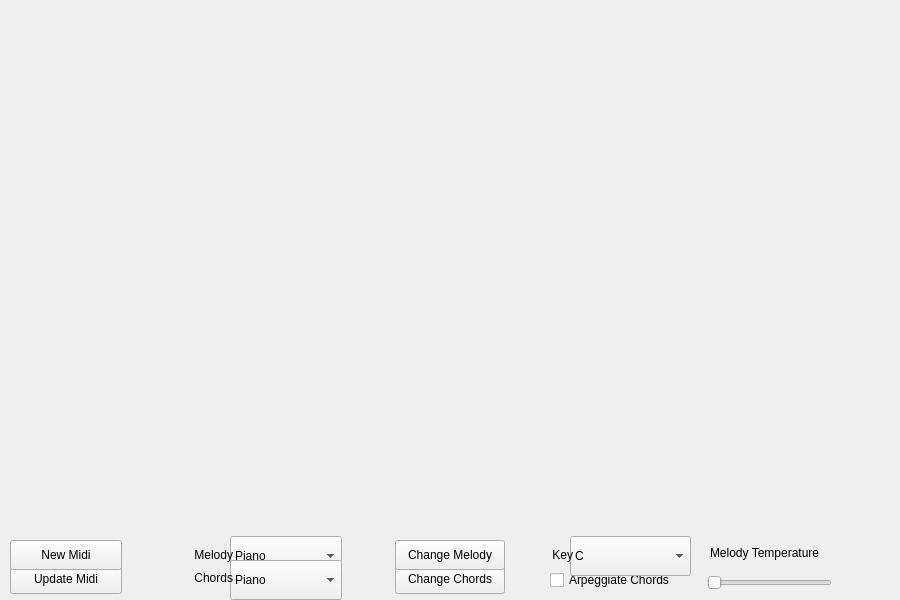
<?xml version="1.0" encoding="UTF-8"?>
<ui version="4.0">
 <class>MainWindow</class>
 <widget class="QMainWindow" name="MainWindow">
  <property name="geometry">
   <rect>
    <x>0</x>
    <y>0</y>
    <width>900</width>
    <height>600</height>
   </rect>
  </property>
  <property name="focusPolicy">
   <enum>Qt::StrongFocus</enum>
  </property>
  <property name="windowTitle">
   <string>MainWindow</string>
  </property>
  <widget class="QWidget" name="centralwidget">
   <widget class="QPushButton" name="newChords">
    <property name="geometry">
     <rect>
      <x>395</x>
      <y>564</y>
      <width>110</width>
      <height>30</height>
     </rect>
    </property>
    <property name="text">
     <string>Change Chords</string>
    </property>
   </widget>
   <widget class="QPushButton" name="newMelody">
    <property name="geometry">
     <rect>
      <x>395</x>
      <y>540</y>
      <width>110</width>
      <height>30</height>
     </rect>
    </property>
    <property name="text">
     <string>Change Melody</string>
    </property>
   </widget>
   <widget class="QPushButton" name="createMidi">
    <property name="geometry">
     <rect>
      <x>10</x>
      <y>564</y>
      <width>112</width>
      <height>30</height>
     </rect>
    </property>
    <property name="text">
     <string>Update Midi</string>
    </property>
    <property name="autoDefault">
     <bool>false</bool>
    </property>
   </widget>
   <widget class="QCheckBox" name="selectArp">
    <property name="geometry">
     <rect>
      <x>550</x>
      <y>570</y>
      <width>141</width>
      <height>20</height>
     </rect>
    </property>
    <property name="text">
     <string>Arpeggiate Chords</string>
    </property>
   </widget>
   <widget class="QComboBox" name="changeKey">
    <property name="geometry">
     <rect>
      <x>570</x>
      <y>536</y>
      <width>121</width>
      <height>40</height>
     </rect>
    </property>
    <item>
     <property name="text">
      <string>C</string>
     </property>
    </item>
    <item>
     <property name="text">
      <string>C#/Db</string>
     </property>
    </item>
    <item>
     <property name="text">
      <string>D</string>
     </property>
    </item>
    <item>
     <property name="text">
      <string>D#/Eb</string>
     </property>
    </item>
    <item>
     <property name="text">
      <string>E</string>
     </property>
    </item>
    <item>
     <property name="text">
      <string>F</string>
     </property>
    </item>
    <item>
     <property name="text">
      <string>F#/Gb</string>
     </property>
    </item>
    <item>
     <property name="text">
      <string>G</string>
     </property>
    </item>
    <item>
     <property name="text">
      <string>G#/Ab</string>
     </property>
    </item>
    <item>
     <property name="text">
      <string>A</string>
     </property>
    </item>
    <item>
     <property name="text">
      <string>A#/Bb</string>
     </property>
    </item>
    <item>
     <property name="text">
      <string>B</string>
     </property>
    </item>
   </widget>
   <widget class="QLabel" name="label">
    <property name="geometry">
     <rect>
      <x>710</x>
      <y>545</y>
      <width>131</width>
      <height>16</height>
     </rect>
    </property>
    <property name="text">
     <string>Melody Temperature</string>
    </property>
   </widget>
   <widget class="QComboBox" name="selectInst1">
    <property name="geometry">
     <rect>
      <x>230</x>
      <y>536</y>
      <width>112</width>
      <height>40</height>
     </rect>
    </property>
    <item>
     <property name="text">
      <string>Piano</string>
     </property>
    </item>
    <item>
     <property name="text">
      <string>Violin</string>
     </property>
    </item>
    <item>
     <property name="text">
      <string>Trumpet </string>
     </property>
    </item>
   </widget>
   <widget class="QSlider" name="selectTemp">
    <property name="geometry">
     <rect>
      <x>707</x>
      <y>570</y>
      <width>125</width>
      <height>25</height>
     </rect>
    </property>
    <property name="maximum">
     <number>2</number>
    </property>
    <property name="orientation">
     <enum>Qt::Horizontal</enum>
    </property>
   </widget>
   <widget class="QComboBox" name="selectInst2">
    <property name="geometry">
     <rect>
      <x>230</x>
      <y>560</y>
      <width>112</width>
      <height>40</height>
     </rect>
    </property>
    <item>
     <property name="text">
      <string>Piano</string>
     </property>
    </item>
    <item>
     <property name="text">
      <string>Violin</string>
     </property>
    </item>
    <item>
     <property name="text">
      <string>Trumpet </string>
     </property>
    </item>
   </widget>
   <widget class="QPushButton" name="newMidiButton">
    <property name="geometry">
     <rect>
      <x>10</x>
      <y>540</y>
      <width>112</width>
      <height>30</height>
     </rect>
    </property>
    <property name="text">
     <string>New Midi</string>
    </property>
   </widget>
   <widget class="QLabel" name="label_2">
    <property name="geometry">
     <rect>
      <x>175</x>
      <y>547</y>
      <width>58</width>
      <height>16</height>
     </rect>
    </property>
    <property name="text">
     <string>Melody</string>
    </property>
    <property name="alignment">
     <set>Qt::AlignRight|Qt::AlignTrailing|Qt::AlignVCenter</set>
    </property>
   </widget>
   <widget class="QLabel" name="label_3">
    <property name="geometry">
     <rect>
      <x>175</x>
      <y>570</y>
      <width>58</width>
      <height>16</height>
     </rect>
    </property>
    <property name="text">
     <string>Chords</string>
    </property>
    <property name="alignment">
     <set>Qt::AlignRight|Qt::AlignTrailing|Qt::AlignVCenter</set>
    </property>
   </widget>
   <widget class="QLabel" name="label_4">
    <property name="geometry">
     <rect>
      <x>515</x>
      <y>547</y>
      <width>58</width>
      <height>16</height>
     </rect>
    </property>
    <property name="text">
     <string>Key</string>
    </property>
    <property name="alignment">
     <set>Qt::AlignRight|Qt::AlignTrailing|Qt::AlignVCenter</set>
    </property>
   </widget>
  </widget>
 </widget>
 <resources/>
 <connections/>
</ui>
